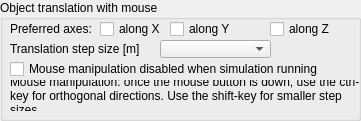
  <widget class="QGroupBox" name="groupBox_3">
   <property name="geometry">
    <rect>
     <x>10</x>
     <y>310</y>
     <width>361</width>
     <height>121</height>
    </rect>
   </property>
   <property name="title">
    <string>Object translation with mouse</string>
   </property>
   <property name="flat">
    <bool>false</bool>
   </property>
   <widget class="QCheckBox" name="qqPosY">
    <property name="geometry">
     <rect>
      <x>170</x>
      <y>20</y>
      <width>91</width>
      <height>18</height>
     </rect>
    </property>
    <property name="focusPolicy">
     <enum>Qt::StrongFocus</enum>
    </property>
    <property name="text">
     <string>along Y</string>
    </property>
   </widget>
   <widget class="QCheckBox" name="qqPosX">
    <property name="geometry">
     <rect>
      <x>100</x>
      <y>20</y>
      <width>61</width>
      <height>18</height>
     </rect>
    </property>
    <property name="focusPolicy">
     <enum>Qt::StrongFocus</enum>
    </property>
    <property name="text">
     <string>along X</string>
    </property>
   </widget>
   <widget class="QCheckBox" name="qqDisabledWhenRunning">
    <property name="geometry">
     <rect>
      <x>10</x>
      <y>60</y>
      <width>331</width>
      <height>18</height>
     </rect>
    </property>
    <property name="focusPolicy">
     <enum>Qt::StrongFocus</enum>
    </property>
    <property name="text">
     <string>Mouse manipulation disabled when simulation running</string>
    </property>
   </widget>
   <widget class="QCheckBox" name="qqPosZ">
    <property name="geometry">
     <rect>
      <x>270</x>
      <y>20</y>
      <width>91</width>
      <height>18</height>
     </rect>
    </property>
    <property name="focusPolicy">
     <enum>Qt::StrongFocus</enum>
    </property>
    <property name="text">
     <string>along Z</string>
    </property>
   </widget>
   <widget class="QLabel" name="label_4">
    <property name="geometry">
     <rect>
      <x>10</x>
      <y>40</y>
      <width>151</width>
      <height>18</height>
     </rect>
    </property>
    <property name="text">
     <string>Translation step size [m]</string>
    </property>
   </widget>
   <widget class="QComboBox" name="qqPosCombo">
    <property name="geometry">
     <rect>
      <x>160</x>
      <y>40</y>
      <width>111</width>
      <height>18</height>
     </rect>
    </property>
   </widget>
   <widget class="QLabel" name="label_18">
    <property name="geometry">
     <rect>
      <x>10</x>
      <y>80</y>
      <width>361</width>
      <height>31</height>
     </rect>
    </property>
    <property name="text">
     <string>Mouse manipulation: once the mouse button is down, use the ctrl-key for orthogonal directions. Use the shift-key for smaller step sizes.</string>
    </property>
    <property name="wordWrap">
     <bool>true</bool>
    </property>
   </widget>
   <widget class="QLabel" name="label_3">
    <property name="geometry">
     <rect>
      <x>10</x>
      <y>20</y>
      <width>81</width>
      <height>18</height>
     </rect>
    </property>
    <property name="text">
     <string>Preferred axes:</string>
    </property>
   </widget>
  </widget>
